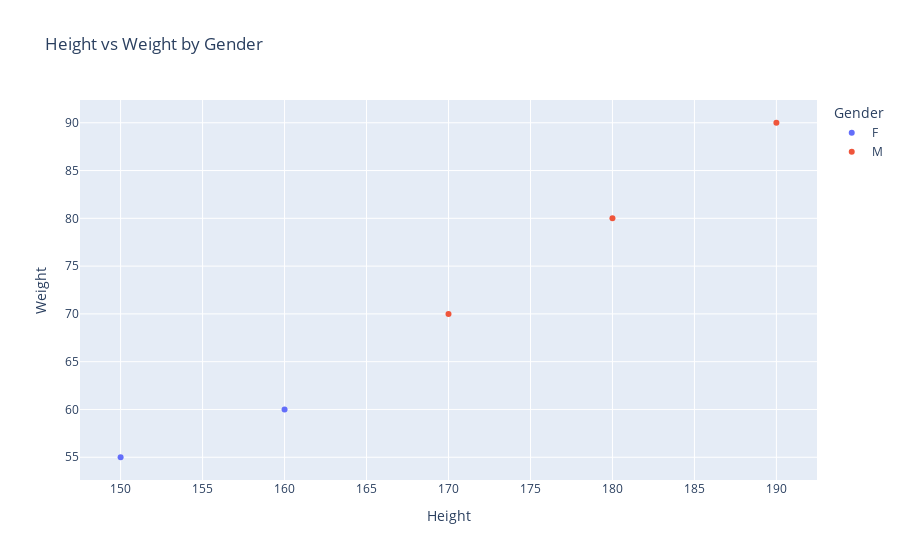

Notebook code for this chart:
### Code cell
import plotly.express as px

data = {
    "Height": [150, 160, 170, 180, 190],
    "Weight": [55, 60, 70, 80, 90],
    "Gender": ["F", "F", "M", "M", "M"]
}

fig = px.scatter(data, x="Height", y="Weight", color="Gender", title="Height vs Weight by Gender")
fig.show()

### Figure 1 — Plotly figure (JSON) as saved in the notebook; plotly's stock layout.template omitted (floating-point values rounded to 4 significant figures)
{"data": [{"hovertemplate": "Gender=F<br>Height=%{x}<br>Weight=%{y}<extra></extra>", "legendgroup": "F", "marker": {"color": "#636efa", "symbol": "circle"}, "mode": "markers", "name": "F", "orientation": "v", "showlegend": true, "type": "scatter", "x": [150, 160], "xaxis": "x", "y": [55, 60], "yaxis": "y"}, {"hovertemplate": "Gender=M<br>Height=%{x}<br>Weight=%{y}<extra></extra>", "legendgroup": "M", "marker": {"color": "#EF553B", "symbol": "circle"}, "mode": "markers", "name": "M", "orientation": "v", "showlegend": true, "type": "scatter", "x": [170, 180, 190], "xaxis": "x", "y": [70, 80, 90], "yaxis": "y"}], "layout": {"legend": {"title": {"text": "Gender"}, "tracegroupgap": 0}, "title": {"text": "Height vs Weight by Gender"}, "xaxis": {"anchor": "y", "domain": [0, 1], "title": {"text": "Height"}}, "yaxis": {"anchor": "x", "domain": [0, 1], "title": {"text": "Weight"}}}}
